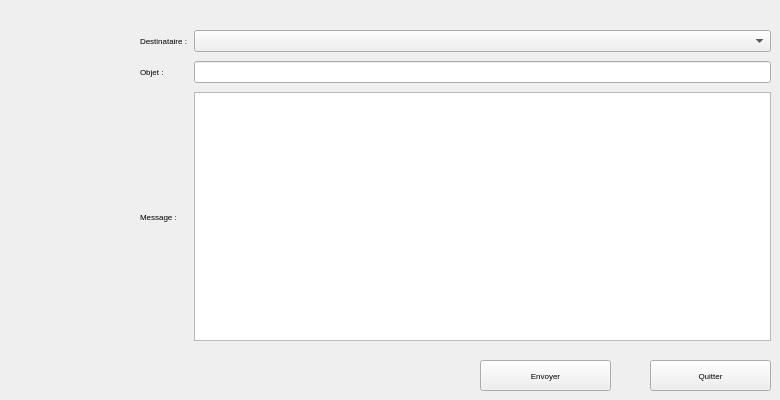
     <widget class="QWidget" name="tab_12">
      <attribute name="title">
       <string>envoyer un mail </string>
      </attribute>
      <widget class="QPushButton" name="sendBtn_cons">
       <property name="geometry">
        <rect>
         <x>480</x>
         <y>360</y>
         <width>131</width>
         <height>31</height>
        </rect>
       </property>
       <property name="font">
        <font>
         <family>MS Shell Dlg 2</family>
         <pointsize>6</pointsize>
         <weight>9</weight>
         <italic>false</italic>
         <bold>false</bold>
        </font>
       </property>
       <property name="text">
        <string>Envoyer</string>
       </property>
      </widget>
      <widget class="QPushButton" name="exitBtn_cons">
       <property name="geometry">
        <rect>
         <x>650</x>
         <y>360</y>
         <width>121</width>
         <height>31</height>
        </rect>
       </property>
       <property name="font">
        <font>
         <family>MS Shell Dlg 2</family>
         <pointsize>6</pointsize>
         <weight>9</weight>
         <italic>false</italic>
         <bold>false</bold>
        </font>
       </property>
       <property name="text">
        <string>Quitter</string>
       </property>
      </widget>
      <widget class="QWidget" name="layoutWidget_3">
       <property name="geometry">
        <rect>
         <x>140</x>
         <y>30</y>
         <width>631</width>
         <height>311</height>
        </rect>
       </property>
       <layout class="QGridLayout" name="gridLayout_4">
        <property name="verticalSpacing">
         <number>9</number>
        </property>
        <item row="0" column="0">
         <widget class="QLabel" name="label_51">
          <property name="font">
           <font>
            <family>MS Shell Dlg 2</family>
            <pointsize>6</pointsize>
            <weight>9</weight>
            <italic>false</italic>
            <bold>false</bold>
           </font>
          </property>
          <property name="styleSheet">
           <string notr="true">background:none;</string>
          </property>
          <property name="text">
           <string>Destinataire :</string>
          </property>
         </widget>
        </item>
        <item row="0" column="1">
         <widget class="QComboBox" name="comboBox_mail">
          <property name="font">
           <font>
            <family>MS Shell Dlg 2</family>
            <pointsize>6</pointsize>
            <weight>9</weight>
            <italic>false</italic>
            <bold>false</bold>
           </font>
          </property>
         </widget>
        </item>
        <item row="1" column="0">
         <widget class="QLabel" name="label_52">
          <property name="font">
           <font>
            <family>MS Shell Dlg 2</family>
            <pointsize>6</pointsize>
            <weight>9</weight>
            <italic>false</italic>
            <bold>false</bold>
           </font>
          </property>
          <property name="styleSheet">
           <string notr="true">background:none;</string>
          </property>
          <property name="text">
           <string>Objet :</string>
          </property>
         </widget>
        </item>
        <item row="1" column="1">
         <widget class="QLineEdit" name="subject_2">
          <property name="font">
           <font>
            <family>MS Shell Dlg 2</family>
            <pointsize>6</pointsize>
            <weight>9</weight>
            <italic>false</italic>
            <bold>false</bold>
           </font>
          </property>
          <property name="styleSheet">
           <string notr="true">background:none;</string>
          </property>
         </widget>
        </item>
        <item row="2" column="0">
         <widget class="QLabel" name="label_53">
          <property name="font">
           <font>
            <family>MS Shell Dlg 2</family>
            <pointsize>6</pointsize>
            <weight>9</weight>
            <italic>false</italic>
            <bold>false</bold>
           </font>
          </property>
          <property name="styleSheet">
           <string notr="true">background:none;
</string>
          </property>
          <property name="text">
           <string>Message :</string>
          </property>
         </widget>
        </item>
        <item row="2" column="1">
         <widget class="QPlainTextEdit" name="msg_2">
          <property name="font">
           <font>
            <family>MS Shell Dlg 2</family>
            <pointsize>6</pointsize>
            <weight>9</weight>
            <italic>false</italic>
            <bold>false</bold>
           </font>
          </property>
          <property name="styleSheet">
           <string notr="true">background:none;</string>
          </property>
         </widget>
        </item>
       </layout>
      </widget>
     </widget>
